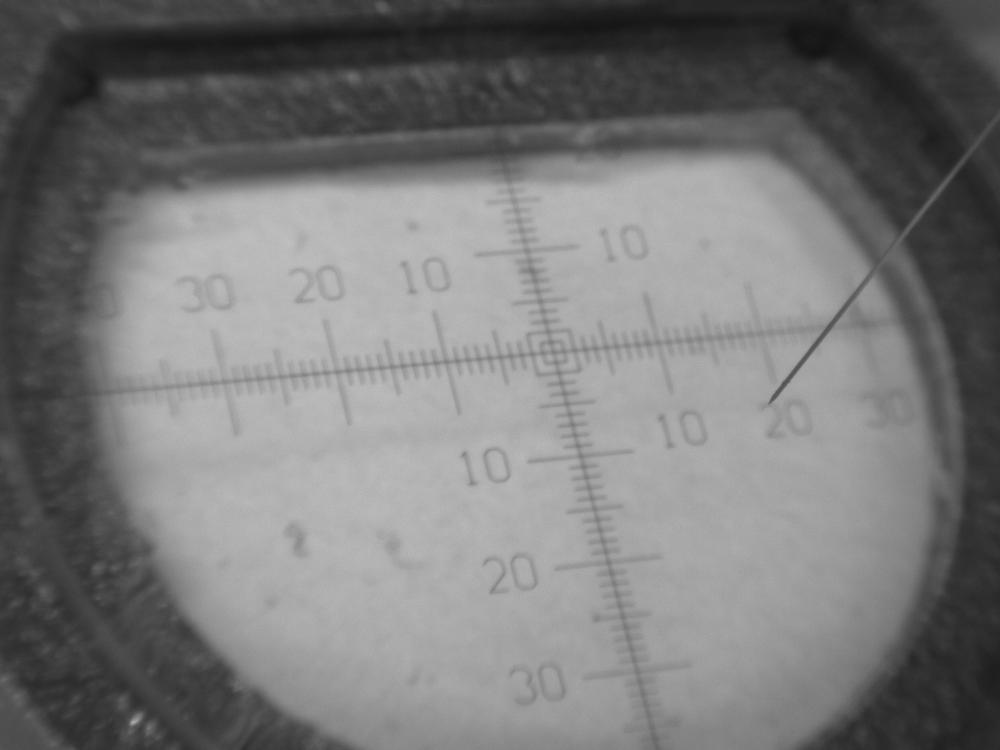
#> input picture tests/test_data/probe_detect_manager/cam0-02232024151540-0.jpg, 4000 x 3000 px (shown at 1/4 size); its folder holds only this picture in this run
$ python -i utils.py   (imports and definitions only)
#> lines starting #> are read from the running program, lines starting #| are printed output that depends on the picture
#> further down, picture is the input picture: shape (3000, 4000, 3); min 0, max 255, mean 119.5
import cv2
import numpy as np


def preprocessing(frame: np.ndarray, target_size: tuple = (640, 640)):
    """
    Preprocesses the input frame by optionally converting it to a 3-channel
    grayscale representation, resizing it to target_size, and gathering crop information.

    Args:
        frame (np.ndarray): The input image frame (H, W, C or H, W).
        target_size (tuple): The target dimension (width, height) for resizing.
                             Default is (640, 640).

    Returns:
        tuple: (frame_resized, crop_info)
    """
#> called with target_size = (640, 640)
    is_grayscale = (frame.ndim == 2) or (frame.ndim == 3 and frame.shape[2] == 1)
#> is_grayscale = False

    if not is_grayscale:
        frame = cv2.cvtColor(frame, cv2.COLOR_BGR2GRAY)
        frame = cv2.cvtColor(frame, cv2.COLOR_GRAY2BGR)
    else:
        if frame.ndim == 2 or frame.shape[2] == 1:
            frame = cv2.cvtColor(frame, cv2.COLOR_GRAY2BGR)

    H, W = frame.shape[:2]
#> H = 3000; W = 4000
    frame_resized = cv2.resize(frame, target_size)  # Resized to 640x640
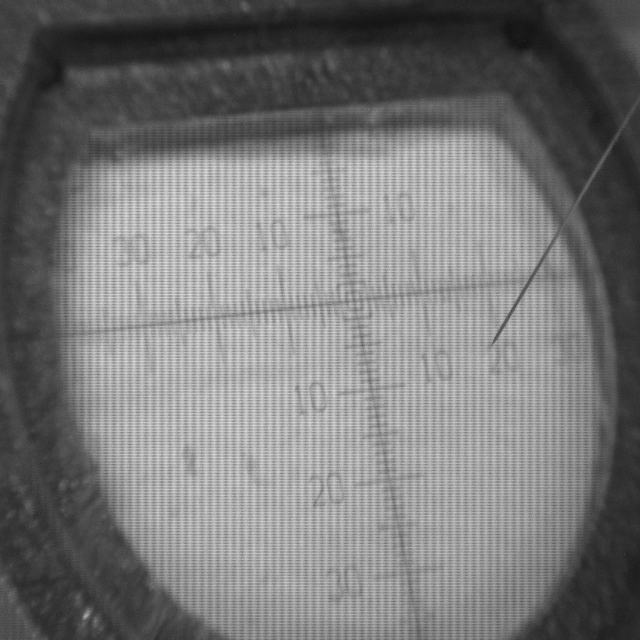
#> frame_resized: shape (640, 640, 3); min 18, max 228, mean 119.3

    crop_info = {
        "orig_size": (W, H),
        "global_yolo_size": target_size,
    }

    return frame_resized, crop_info


# [56 lines left out: function postprocessing, not called in this run]


# [5 lines not run here, left out]

>>> import cv2
>>> picture = cv2.imread('../../../tests/test_data/probe_detect_manager/cam0-02232024151540-0.jpg')
>>> result = preprocessing(picture)
